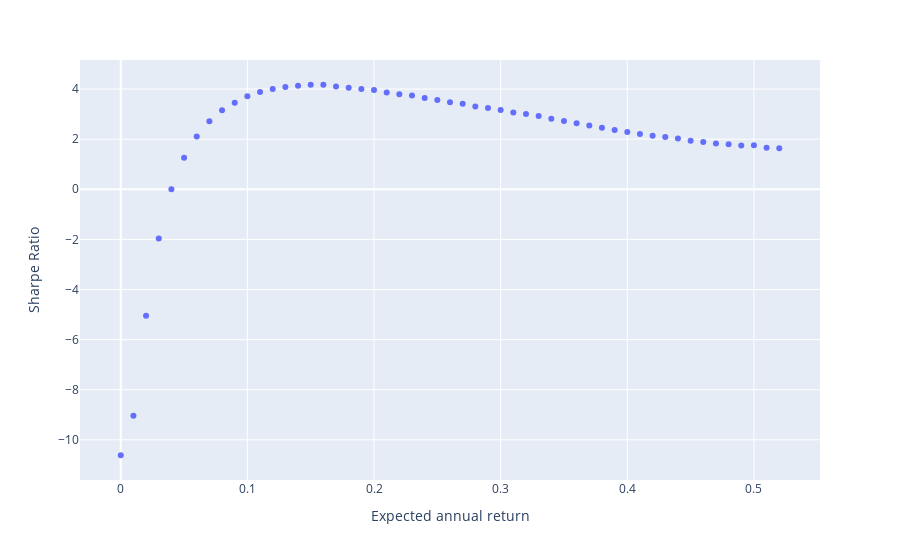

The cell this chart's notebook holds for it:
### Code cell
import plotly
import plotly.express as px
fig = px.scatter(x= [i/100 for i in range(53)]
, y=List)
fig.update_xaxes(title_text='Expected annual return')
fig.update_yaxes(title_text='Sharpe Ratio')
fig.show()

### Figure 1 — Plotly figure (JSON) as saved in the notebook; plotly's stock layout.template omitted (floating-point values rounded to 4 significant figures)
{"data": [{"hovertemplate": "x=%{x}<br>y=%{y}<extra></extra>", "legendgroup": "", "marker": {"color": "#636efa", "symbol": "circle"}, "mode": "markers", "name": "", "orientation": "v", "showlegend": false, "type": "scatter", "x": [0, 0.01, 0.02, 0.03, 0.04, 0.05, 0.06, 0.07, 0.08, 0.09, 0.1, 0.11, 0.12, 0.13, 0.14, 0.15, 0.16, 0.17, 0.18, 0.19, 0.2, 0.21, 0.22, 0.23, 0.24, 0.25, 0.26, 0.27, 0.28, 0.29, 0.3, 0.31, 0.32, 0.33, 0.34, 0.35, 0.36, 0.37, 0.38, 0.39, 0.4, 0.41, 0.42, 0.43, 0.44, 0.45, 0.46, 0.47, 0.48, 0.49, 0.5, 0.51, 0.52], "xaxis": "x", "y": [-10.62, -9.04, -5.048, -1.968, 0.0007492, 1.261, 2.108, 2.718, 3.158, 3.457, 3.71, 3.882, 4.004, 4.087, 4.135, 4.173, 4.172, 4.106, 4.057, 3.999, 3.963, 3.868, 3.797, 3.746, 3.641, 3.559, 3.476, 3.417, 3.306, 3.247, 3.166, 3.062, 3.008, 2.928, 2.818, 2.727, 2.635, 2.543, 2.454, 2.367, 2.285, 2.206, 2.134, 2.088, 2.024, 1.941, 1.883, 1.827, 1.798, 1.751, 1.759, 1.663, 1.641], "yaxis": "y"}], "layout": {"legend": {"tracegroupgap": 0}, "margin": {"t": 60}, "xaxis": {"anchor": "y", "domain": [0, 1], "title": {"text": "Expected annual return"}}, "yaxis": {"anchor": "x", "domain": [0, 1], "title": {"text": "Sharpe Ratio"}}}}
